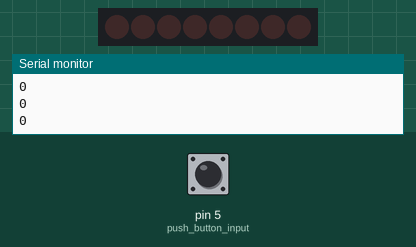
This sketch was run on a simulated Arduino Uno, built with avr-gcc and run on an emulated ATmega328P. Parts: 8 shift-register outputs drawn as a row of LEDs (first output left, lit = HIGH), the last lines printed to the serial monitor. Wiring (inferred from the names in the program): shift register (74HC595): data pin 11; shift clock pin 9; latch pin 10. Wiring (inferred from the signals the program sends): row of LEDs: on Q0, Q1, Q2, Q3, Q4, Q5, Q6, Q7. The test bench sets the inputs (shaded band); at power-on: pin 5 (push_button_input) LOW.

Above: at 1.8 s.
1.9 s: pin 5 (push_button_input) pulled HIGH for 0.6 s
At 2.4 s:
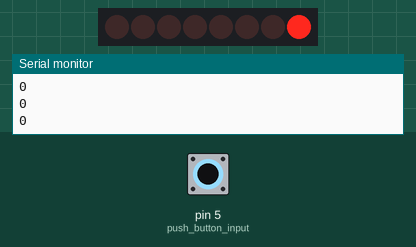
5.0 s: pin 5 (push_button_input) pulled HIGH for 1 s
At 5.4 s:
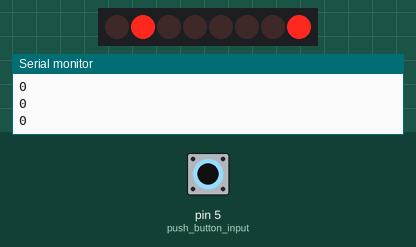
8.0 s: pin 5 (push_button_input) pulled HIGH for 3.2 s
At 8.4 s:
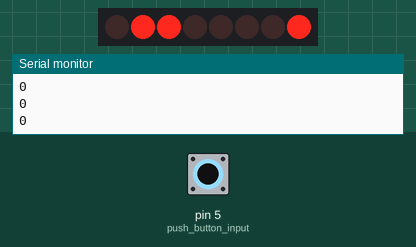
12.7 s: pin 5 (push_button_input) pulled HIGH for 0.6 s
At 13.4 s:
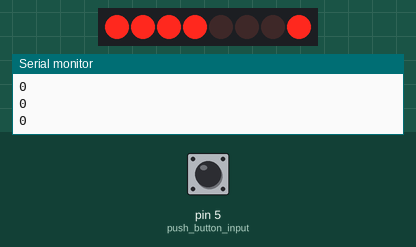
16.0 s: pin 5 (push_button_input) pulled HIGH for 0.6 s
At 16.9 s:
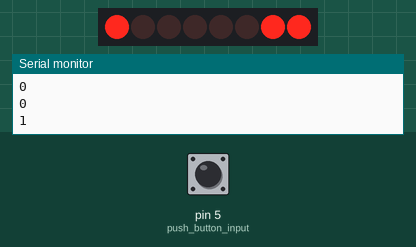
19.6 s: pin 5 (push_button_input) pulled HIGH for 3.2 s
At 20.4 s:
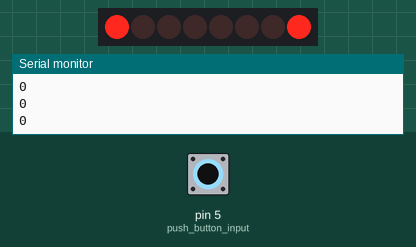
Timing chart, 0 to 27.5 s (numbered marks = the images above; inputs shaded):
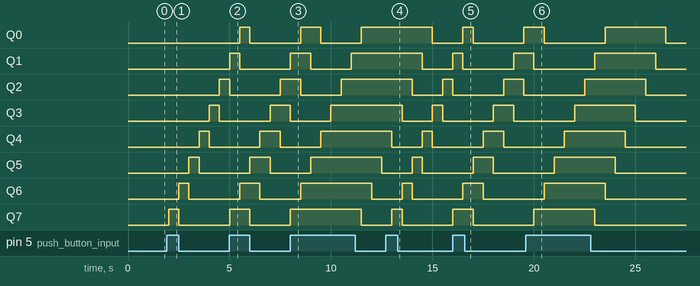

Measured:
- after the input at 1.9 s, Q2: LOW → HIGH after 2.6 s; Q3: LOW → HIGH after 2.1 s, → LOW 0.50 s later; Q4: LOW → HIGH after 1.6 s, → LOW 0.50 s later; Q5: LOW → HIGH after 1.1 s, → LOW 0.50 s later; Q6: LOW → HIGH after 0.60 s, → LOW 0.50 s later

The sketch:

SIPO_using_74HC595_consecutive_inputs.ino
```cpp
//gives as many inputs high for as long as push button is pressed (as according to serial monitor)
// if if push button is pressed for long such that we get 2 consecutive '1's on serial monitor, implies 2 consecutive '1's are given as input)

int pinstate=0;
int lastpinstate=0;
byte data=0;

int dataPin=11;
int clockPin=9;
int latchPin=10;


void setup() {
  // put your setup code here, to run once:
pinMode(5,INPUT); // push button input (serial input)


pinMode(9,OUTPUT); // shift register clock input pin 11 of 74HC595
pinMode(10,OUTPUT); // storage regitser/latch clock input pin 12 of 74HC595
pinMode(11,OUTPUT); //Serial data in pin 14 of 74HC595

Serial.begin(9600);
}

void loop() {
  // put your main code here, to run repeatedly:


pinstate=digitalRead(5);

if(pinstate==HIGH){


  data=data+0b10000000;

  }


digitalWrite(latchPin,LOW); //turn off the output so the pins dont light up while we are shifting bits
shiftOut(dataPin,clockPin,MSBFIRST,data);
digitalWrite(latchPin,HIGH);

delay(500);
data=data/2;

Serial.println(pinstate);
}
```
